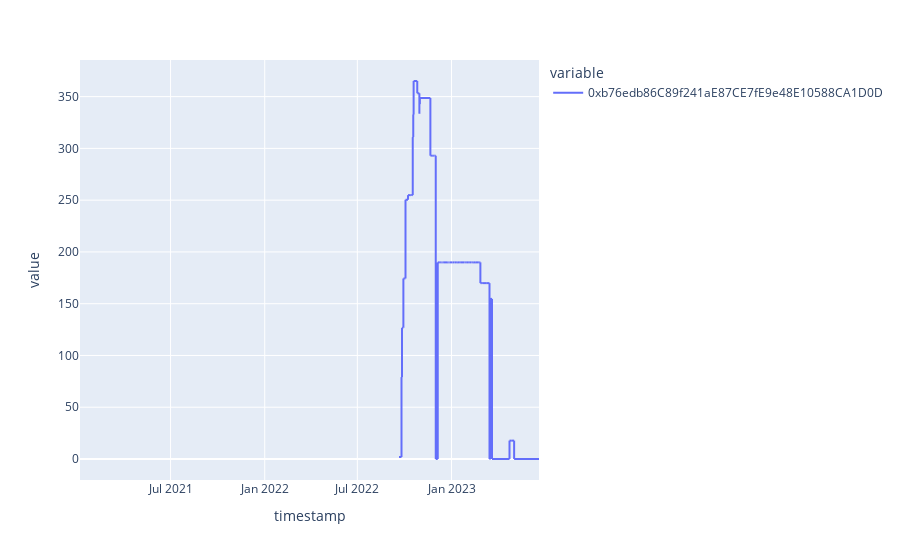

The notebook cell this image was saved under:
### Code cell
px.line(pivot_df['0xb76edb86C89f241aE87CE7fE9e48E10588CA1D0D'])

### Figure 1 — Plotly figure (JSON) as saved in the notebook; plotly's stock layout.template omitted (floating-point values rounded to 4 significant figures; data arrays with more than 128 entries replaced by an {"elided": "..."} marker saying what was removed)
{"data": [{"hovertemplate": "variable=0xb76edb86C89f241aE87CE7fE9e48E10588CA1D0D<br>timestamp=%{x}<br>value=%{y}<extra></extra>", "legendgroup": "0xb76edb86C89f241aE87CE7fE9e48E10588CA1D0D", "line": {"color": "#636efa", "dash": "solid"}, "marker": {"symbol": "circle"}, "mode": "lines", "name": "0xb76edb86C89f241aE87CE7fE9e48E10588CA1D0D", "showlegend": true, "type": "scattergl", "x": {"elided": "61028 str values"}, "xaxis": "x", "y": {"elided": "61028 float values"}, "yaxis": "y"}], "layout": {"legend": {"title": {"text": "variable"}, "tracegroupgap": 0}, "margin": {"t": 60}, "xaxis": {"anchor": "y", "domain": [0, 1], "title": {"text": "timestamp"}}, "yaxis": {"anchor": "x", "domain": [0, 1], "title": {"text": "value"}}}}
